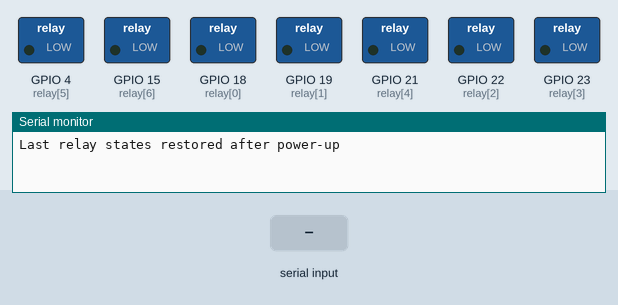
Simulated run of this sketch. Board: ESP32. Shown: switched loads named in the sketch (green lamp = pin HIGH), the last lines printed to the serial monitor. The inputs (shaded band) are chosen by the test bench. EEPROM starts erased; nothing arrives over Bluetooth unless stated.

Above: at 1.2 s.
1.3 s: "A" received over the second serial link
At 2.3 s:
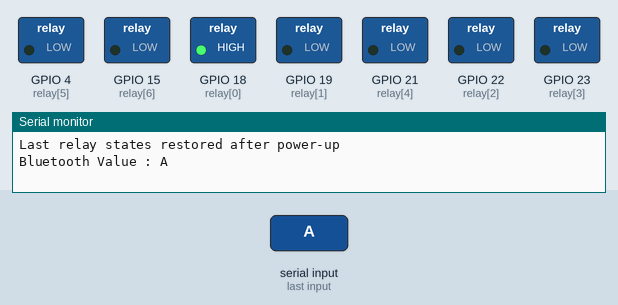
2.8 s: "B" received over the second serial link
At 3.4 s:
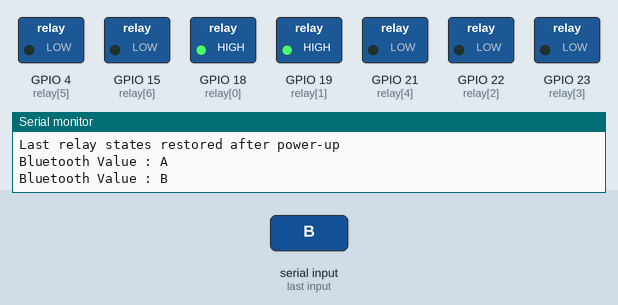
4.3 s: "C" received over the second serial link
At 4.6 s:
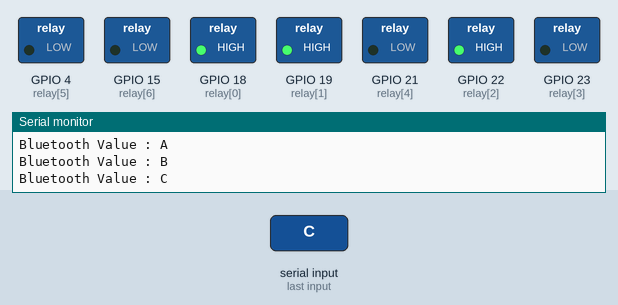
5.8 s: "D" received over the second serial link
At 6.9 s:
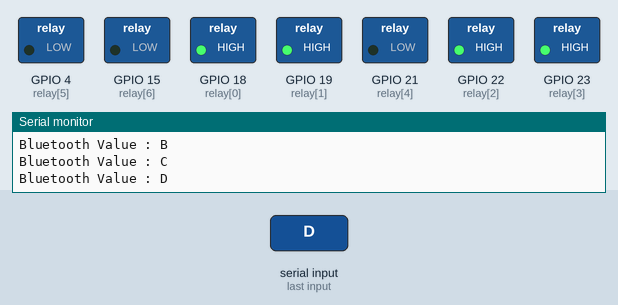
7.3 s: "E" received over the second serial link
At 8.0 s:
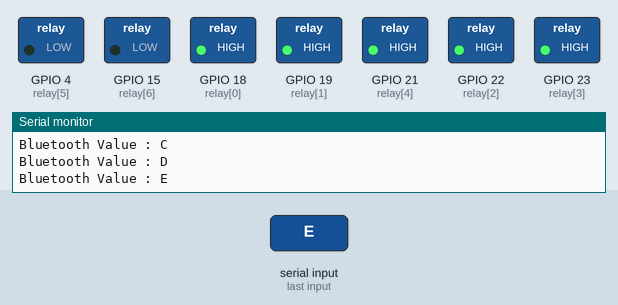
8.8 s: "F" received over the second serial link
At 9.2 s:
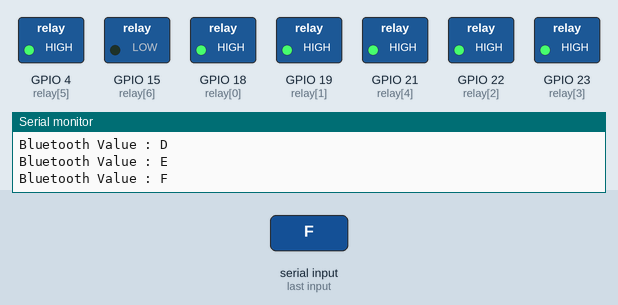
Timing chart, 0 to 11.3 s (numbered marks = the images above; inputs shaded):
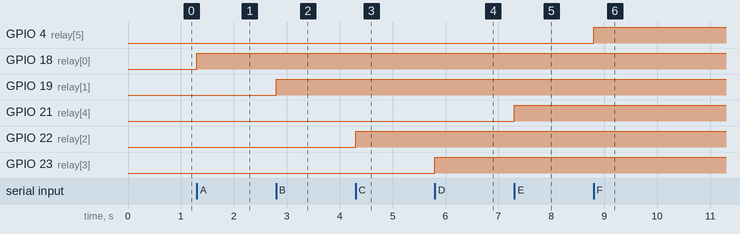

The sketch:

Bluetooth_Control_Version_1.ino
```cpp
#include <BluetoothSerial.h>
#include <Preferences.h>

BluetoothSerial Bluetooth;
Preferences prefs;

uint8_t relay[7] = {18, 19, 22, 23, 21, 4, 15};
char BluetoothData;

void setup()
{
  Serial.begin(115200);
  Bluetooth.begin("Principal Office");
  prefs.begin("relay_state", false);

  for(int i = 0; i < 7; i++)
  {
    pinMode(relay[i], OUTPUT);
    int lastState = prefs.getInt(String(i).c_str(), LOW);
    digitalWrite(relay[i], lastState);
  }
  Serial.println("Last relay states restored after power-up");
}

void loop()
{
  if(Bluetooth.available() > 0)
  {
    BluetoothData = Bluetooth.read();
    Serial.print("Bluetooth Value : ");
    Serial.println(BluetoothData);
  }

  switch(BluetoothData)
  {
    case 'A': digitalWrite(relay[0], HIGH); prefs.putInt("0", HIGH); break;
    case 'B': digitalWrite(relay[1], HIGH); prefs.putInt("1", HIGH); break;
    case 'C': digitalWrite(relay[2], HIGH); prefs.putInt("2", HIGH); break;
    case 'D': digitalWrite(relay[3], HIGH); prefs.putInt("3", HIGH); break;
    case 'E': digitalWrite(relay[4], HIGH); prefs.putInt("4", HIGH); break;
    case 'F': digitalWrite(relay[5], HIGH); prefs.putInt("5", HIGH); break;
    case 'G': digitalWrite(relay[6], HIGH); prefs.putInt("6", HIGH); break;

    case '1': digitalWrite(relay[0], LOW); prefs.putInt("0", LOW); break;
    case '2': digitalWrite(relay[1], LOW); prefs.putInt("1", LOW); break;
    case '3': digitalWrite(relay[2], LOW); prefs.putInt("2", LOW); break;
    case '4': digitalWrite(relay[3], LOW); prefs.putInt("3", LOW); break;
    case '5': digitalWrite(relay[4], LOW); prefs.putInt("4", LOW); break;
    case '6': digitalWrite(relay[5], LOW); prefs.putInt("5", LOW); break;
    case '7': digitalWrite(relay[6], LOW); prefs.putInt("6", LOW); break;

    case 'a':
      for(int i = 0; i < 7; i++)
      {
        digitalWrite(relay[i], HIGH);
        prefs.putInt(String(i).c_str(), HIGH);
      }
      break;

    case 'b':
      for(int i = 0; i < 7; i++)
      {
        digitalWrite(relay[i], LOW);
        prefs.putInt(String(i).c_str(), LOW);
      }
      break;
  }
}
```

Measured:
- after the input at 1.3 s, GPIO 18 (relay[0]): LOW → HIGH at once
- after the input at 2.8 s, GPIO 19 (relay[1]): LOW → HIGH at once
- after the input at 4.3 s, GPIO 22 (relay[2]): LOW → HIGH at once
- after the input at 5.8 s, GPIO 23 (relay[3]): LOW → HIGH at once
- after the input at 7.3 s, GPIO 21 (relay[4]): LOW → HIGH at once
- after the input at 8.8 s, GPIO 4 (relay[5]): LOW → HIGH at once
